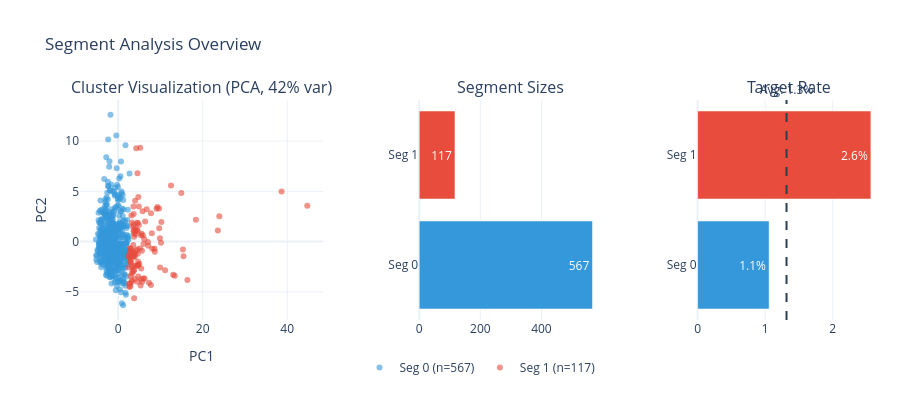

Write notebook code for a chart like this one.
### Markdown cell above
## 5.7 Segmentation Analysis

Should we build **separate models per customer segment** or a **single unified model**? This analysis provides evidence-based metrics to make that decision.

**Key Decision Metrics:**

| Metric | What It Measures | Good Value |
|--------|------------------|------------|
| **Silhouette Score** | Cluster cohesion (how tight) & separation (how different) | > 0.25 |
| **Target Variance** | How much target rates differ across segments | > 0.15 |
| **Segment Balance** | Size distribution across segments | > 0.3 ratio |
| **EPV per Segment** | Events-per-variable for reliable modeling | > 10 |

**Interpretation Guide:**
- **Silhouette > 0.5**: Strong natural clustering - segments are distinct
- **Silhouette 0.25-0.5**: Reasonable structure - segments somewhat distinct  
- **Silhouette < 0.25**: Weak structure - data is relatively homogeneous
- **Silhouette < 0**: Overlapping clusters - segmentation not supported

### Code cell
# Segmentation Analysis on Primary Entity Dataset
from customer_retention.stages.temporal import load_data_with_snapshot_preference

print("=" * 70)
print("SEGMENTATION ANALYSIS")
print("=" * 70)

segment_analyzer = SegmentAnalyzer()
capacity_analyzer = FeatureCapacityAnalyzer()

# Consistent color palette: Segment 0=blue, 1=red, 2=green, 3=purple, etc.
SEGMENT_COLORS = {
    0: '#3498db',  # Blue
    1: '#e74c3c',  # Red
    2: '#2ecc71',  # Green
    3: '#9b59b6',  # Purple
    4: '#f39c12',  # Orange
    5: '#1abc9c',  # Teal
    6: '#e67e22',  # Dark Orange
}

if multi.primary_entity_dataset:
    primary_info = multi.datasets[multi.primary_entity_dataset]
    primary_findings = manager.load_findings(multi.primary_entity_dataset)

    if primary_findings:
        # Load the primary dataset from snapshot (not source) to get correct column names
        primary_df, data_source = load_data_with_snapshot_preference(primary_findings, output_dir=str(FINDINGS_DIR))
        print(f"   Loaded from: {data_source}")

        # Get numeric features for clustering (exclude temporal metadata)
        from customer_retention.stages.temporal import TEMPORAL_METADATA_COLS
        numeric_features = [
            name for name, col in primary_findings.columns.items()
            if col.inferred_type in [ColumnType.NUMERIC_CONTINUOUS, ColumnType.NUMERIC_DISCRETE]
            and name != primary_info.target_column
            and name not in TEMPORAL_METADATA_COLS
        ]

        print(f"\n📊 Dataset: {multi.primary_entity_dataset}")
        print(f"   Total Samples: {len(primary_df):,}")
        print(f"   Numeric Features: {len(numeric_features)}")
        print(f"   Target Column: {primary_info.target_column}")

        # Run full segmentation analysis using framework
        analysis = segment_analyzer.run_full_analysis(
            primary_df,
            feature_cols=numeric_features,
            target_col=primary_info.target_column,
            max_segments=5,
            dim_reduction=DimensionReductionMethod.PCA,
        )
        m = analysis.metrics  # Shorthand for metrics

        # ============================================================
        # KEY DECISION METRICS
        # ============================================================
        print("\n" + "=" * 70)
        print("📊 CLUSTERING DECISION METRICS")
        print("=" * 70)

        print(f"""
┌─────────────────────────────────────────────────────────────────────┐
│  METRIC                          │  VALUE      │  INTERPRETATION    │
├──────────────────────────────────┼─────────────┼────────────────────┤
│  Silhouette Score (cohesion)     │  {m.silhouette_score:+.3f}      │  {m.silhouette_interpretation:<18} │
│  Target Rate Variance            │  {f'{m.target_variance_ratio:.3f}' if m.target_variance_ratio else 'N/A':>11} │  {m.target_variance_interpretation:<18} │
│  Optimal Segments Found          │  {m.n_segments}           │  {m.segments_interpretation:<18} │
│  Overall Confidence              │  {m.confidence:.0%}         │  {m.confidence_interpretation:<18} │
└──────────────────────────────────┴─────────────┴────────────────────┘""")

        print(f"\n🎯 RECOMMENDATION: {m.recommendation.upper().replace('_', ' ')}")
        print("\n📋 Supporting Evidence:")
        for r in m.rationale:
            print(f"   • {r}")

        # ============================================================
        # SEGMENT PROFILES
        # ============================================================
        print("\n" + "=" * 70)
        print("📊 SEGMENT PROFILES")
        print("=" * 70 + "\n")

        segment_data = [{
            "Segment": f"Segment {p.segment_id}",
            "N (count)": f"{p.size:,}",
            "% of Total": f"{p.size_pct:.1f}%",
            "Target Rate": f"{p.target_rate:.1%}" if p.target_rate is not None else "N/A",
            "Viable for ML": "✓" if p.size >= 100 else "⚠️"
        } for p in analysis.profiles]
        display(pd.DataFrame(segment_data))

        sd = analysis.size_distribution
        print("\n📊 Size Distribution:")
        print(f"   Total datapoints: {sd['total']:,}")
        print(f"   Smallest segment: {sd['min_size']:,} ({sd['min_pct']:.1f}%)")
        print(f"   Largest segment: {sd['max_size']:,} ({sd['max_pct']:.1f}%)")
        print(f"   Balance ratio: {sd['balance_ratio']:.2f} (1.0 = perfectly balanced)")

        # ============================================================
        # CLUSTER VISUALIZATION
        # ============================================================
        if analysis.has_visualization:
            viz = analysis.visualization
            seg_result = analysis.segmentation_result

            fig = make_subplots(
                rows=1, cols=3,
                subplot_titles=(
                    f"Cluster Visualization (PCA, {viz.explained_variance_ratio:.0%} var)"
                    if viz.explained_variance_ratio else "Cluster Visualization (PCA)",
                    "Segment Sizes", "Target Rate"
                ),
                horizontal_spacing=0.12,
                column_widths=[0.4, 0.3, 0.3]
            )

            unique_labels = sorted(set(seg_result.labels[seg_result.labels >= 0]))

            # Scatter plot - consistent colors by segment ID
            for label in unique_labels:
                mask = seg_result.labels == label
                color = SEGMENT_COLORS.get(label, '#888888')
                profile = next((p for p in analysis.profiles if p.segment_id == label), None)
                name = f"Seg {label} (n={profile.size:,})" if profile else f"Seg {label}"
                fig.add_trace(go.Scatter(
                    x=viz.x[mask], y=viz.y[mask], mode='markers',
                    marker=dict(color=color, size=6, opacity=0.6),
                    name=name, hovertemplate=f"{name}<br>PC1: %{{x:.2f}}<br>PC2: %{{y:.2f}}<extra></extra>"
                ), row=1, col=1)

            # Short labels for bar charts (avoid overlap)
            bar_labels = [f"Seg {p.segment_id}" for p in analysis.profiles]
            sizes = [p.size for p in analysis.profiles]
            bar_colors = [SEGMENT_COLORS.get(p.segment_id, '#888888') for p in analysis.profiles]

            # Size bars - numbers inside
            fig.add_trace(go.Bar(
                y=bar_labels, x=sizes, orientation='h',
                marker_color=bar_colors,
                text=[f"{s:,}" for s in sizes],
                textposition='inside', textfont=dict(color='white'),
                showlegend=False,
                hovertemplate="Segment %{y}<br>Count: %{x:,}<extra></extra>"
            ), row=1, col=2)

            # Target rates - consistent segment colors, numbers inside
            if all(p.target_rate is not None for p in analysis.profiles):
                rates = [p.target_rate * 100 for p in analysis.profiles]
                fig.add_trace(go.Bar(
                    y=bar_labels, x=rates, orientation='h',
                    marker_color=bar_colors,  # Same colors as size chart
                    text=[f"{r:.1f}%" for r in rates],
                    textposition='inside', textfont=dict(color='white'),
                    showlegend=False,
                    hovertemplate="Segment %{y}<br>Target: %{x:.1f}%<extra></extra>"
                ), row=1, col=3)
                overall = sum(p.target_rate * p.size for p in analysis.profiles) / sd['total'] * 100
                fig.add_vline(x=overall, line_dash="dash", line_color="#2c3e50",
                             annotation_text=f"Avg: {overall:.1f}%", annotation_position="top", row=1, col=3)

            fig.update_layout(
                title="Segment Analysis Overview",
                height=400,
                template="plotly_white",
                legend=dict(
                    orientation="h",
                    yanchor="top",
                    y=-0.15,
                    xanchor="center",
                    x=0.5
                ),
                margin=dict(r=20, b=80)
            )
            fig.update_xaxes(title_text="PC1", row=1, col=1)
            fig.update_yaxes(title_text="PC2", row=1, col=1)
            display_figure(fig)

            print("\n📈 CLUSTER VISUALIZATION:")
            print(f"   Method: PCA | Variance Explained: {viz.explained_variance_ratio:.1%}" if viz.explained_variance_ratio else "   Method: PCA")
            print("   Colors: Seg 0=Blue, Seg 1=Red, Seg 2=Green, Seg 3=Purple")

        # ============================================================
        # EPV CAPACITY ANALYSIS
        # ============================================================
        if m.n_segments > 1 and primary_info.target_column:
            print("\n" + "=" * 70)
            print("💡 SEGMENT CAPACITY ANALYSIS (EPV Check)")
            print("=" * 70)

            primary_df['_segment'] = analysis.segmentation_result.labels
            capacity = capacity_analyzer.analyze_segment_capacity(
                primary_df[primary_df['_segment'] >= 0],
                feature_cols=numeric_features,
                target_col=primary_info.target_column,
                segment_col='_segment'
            )
            primary_df.drop('_segment', axis=1, inplace=True)

            print(f"\n🎯 Strategy: {capacity.recommended_strategy.upper()}")
            print(f"   Reason: {capacity.strategy_reason}")
            if capacity.viable_segments:
                print(f"\n   ✅ Viable segments: {capacity.viable_segments}")
            if capacity.insufficient_segments:
                print(f"   ⚠️ Insufficient segments: {capacity.insufficient_segments}")

            # Store in findings
            multi.notes.update({
                'segmentation_recommendation': m.recommendation,
                'segmentation_confidence': m.confidence,
                'segmentation_silhouette': m.silhouette_score,
                'segment_count': m.n_segments,
                'segment_strategy': capacity.recommended_strategy,
                'segment_sizes': {f"segment_{p.segment_id}": p.size for p in analysis.profiles}
            })

            # Initialize bronze layer if not already done
            if registry.bronze is None:
                registry.init_bronze(primary_info.source_path)

            # Persist segmentation strategy to registry
            registry.add_bronze_segmentation_strategy(
                strategy=m.recommendation,
                confidence=m.confidence,
                n_segments=m.n_segments,
                silhouette_score=m.silhouette_score,
                rationale="; ".join(m.rationale[:3]),
                source_notebook="05_multi_dataset"
            )
            print(f"\n✅ Persisted segmentation strategy to registry: {m.recommendation}")

        # ============================================================
        # DECISION SUMMARY
        # ============================================================
        print("\n" + "=" * 70)
        print("📋 SEGMENTATION DECISION SUMMARY")
        print("=" * 70)
        print(f"\n{analysis.get_decision_summary()}")

else:
    print("\n⚠️ No primary entity dataset detected.")

### Figure 1 — Plotly figure (JSON) as saved in the notebook; plotly's stock layout.template omitted (floating-point values rounded to 4 significant figures; data arrays with more than 128 entries replaced by an {"elided": "..."} marker saying what was removed)
{"data": [{"hovertemplate": "Seg 0 (n=567)<br>PC1: %{x:.2f}<br>PC2: %{y:.2f}<extra></extra>", "marker": {"color": "#3498db", "opacity": 0.6, "size": 6}, "mode": "markers", "name": "Seg 0 (n=567)", "type": "scatter", "x": {"elided": "567 float values"}, "xaxis": "x", "y": {"elided": "567 float values"}, "yaxis": "y"}, {"hovertemplate": "Seg 1 (n=117)<br>PC1: %{x:.2f}<br>PC2: %{y:.2f}<extra></extra>", "marker": {"color": "#e74c3c", "opacity": 0.6, "size": 6}, "mode": "markers", "name": "Seg 1 (n=117)", "type": "scatter", "x": [4.729, 8.073, 3.63, 4.548, 4.486, 9.675, 11.11, 4.491, 15.32, 3.803, 5.572, 6.378, 7.756, 2.868, 2.539, 2.309, 3.904, 44.75, 3.005, 4.272, 5.679, 13.0, 2.821, 23.59, 23.94, 9.713, 3.302, 3.572, 16.38, 5.42, 5.995, 8.611, 3.303, 18.39, 3.409, 7.045, 9.883, 5.172, 3.773, 7.761, 3.214, 4.894, 3.758, 4.095, 4.998, 4.649, 38.66, 5.389, 2.739, 5.838, 5.641, 4.784, 4.268, 4.048, 3.251, 7.282, 5.309, 4.151, 14.95, 3.767, 4.619, 9.903, 2.745, 4.747, 4.623, 6.002, 3.577, 7.957, 2.922, 4.574, 4.752, 3.207, 2.866, 7.117, 2.724, 3.791, 4.006, 4.105, 4.475, 3.273, 10.22, 2.795, 3.538, 4.009, 3.096, 15.46, 4.89, 3.631, 3.452, 5.469, 4.653, 2.804, 3.479, 6.247, 8.666, 4.612, 5.784, 9.283, 3.77, 2.685, 13.4, 6.737, 2.948, 3.253, 3.962, 3.764, 12.51, 6.166, 3.616, 2.804, 10.13, 2.608, 3.125, 3.679, 5.215, 3.679, 9.08], "xaxis": "x", "y": [-2.005, -0.7007, 1.03, -3.985, 1.878, 3.291, -2.848, -0.7518, -0.7844, -1.434, 0.7894, 1.996, -4.323, -2.022, -2.574, -1.459, -1.555, 3.555, -1.381, 9.273, -3.99, -3.305, -0.6907, 1.109, 2.522, 1.32, -1.004, -2.453, -3.823, -3.754, -0.2487, -0.7052, -2.521, 2.171, -2.989, -0.04907, 0.3237, -0.686, -5.637, 2.813, -0.8952, 1.658, -2.795, 0.7229, -2.236, -2.394, 4.977, 0.6418, -1.149, 0.6167, -0.8991, 4.424, -0.8879, 1.319, -3.17, -4.095, -4.366, 1.091, 4.837, 1.183, 1.857, -2.585, -0.9816, -2.283, 1.062, -3.662, -0.3316, 0.8243, -0.6663, 6.805, -3.48, -3.878, -4.428, -0.4242, -1.578, -1.144, 4.054, -1.18, 1.142, -3.996, 1.957, -1.56, -1.406, -2.392, -2.031, -1.468, 3.483, 1.691, 1.5, -2.679, -1.216, -1.944, -1.454, -3.658, -1.003, -2.376, 3.026, 3.429, 0.789, -4.514, -3.399, 3.218, -3.421, 1.904, -3.71, 0.4742, 5.58, 0.2566, 3.482, -4.173, -0.1139, -4.202, 2.597, -2.957, 9.327, 2.757, 3.258], "yaxis": "y"}, {"hovertemplate": "Segment %{y}<br>Count: %{x:,}<extra></extra>", "marker": {"color": ["#3498db", "#e74c3c"]}, "orientation": "h", "showlegend": false, "text": ["567", "117"], "textfont": {"color": "white"}, "textposition": "inside", "type": "bar", "x": [567, 117], "xaxis": "x2", "y": ["Seg 0", "Seg 1"], "yaxis": "y2"}, {"hovertemplate": "Segment %{y}<br>Target: %{x:.1f}%<extra></extra>", "marker": {"color": ["#3498db", "#e74c3c"]}, "orientation": "h", "showlegend": false, "text": ["1.1%", "2.6%"], "textfont": {"color": "white"}, "textposition": "inside", "type": "bar", "x": [1.058, 2.564], "xaxis": "x3", "y": ["Seg 0", "Seg 1"], "yaxis": "y3"}], "layout": {"annotations": [{"font": {"size": 16}, "showarrow": false, "text": "Cluster Visualization (PCA, 42% var)", "x": 0.152, "xanchor": "center", "xref": "paper", "y": 1.0, "yanchor": "bottom", "yref": "paper"}, {"font": {"size": 16}, "showarrow": false, "text": "Segment Sizes", "x": 0.538, "xanchor": "center", "xref": "paper", "y": 1.0, "yanchor": "bottom", "yref": "paper"}, {"font": {"size": 16}, "showarrow": false, "text": "Target Rate", "x": 0.886, "xanchor": "center", "xref": "paper", "y": 1.0, "yanchor": "bottom", "yref": "paper"}, {"showarrow": false, "text": "Avg: 1.3%", "x": 1.316, "xanchor": "center", "xref": "x3", "y": 1, "yanchor": "bottom", "yref": "y3 domain"}], "height": 400, "legend": {"orientation": "h", "x": 0.5, "xanchor": "center", "y": -0.15, "yanchor": "top"}, "margin": {"b": 80, "r": 20}, "shapes": [{"line": {"color": "#2c3e50", "dash": "dash"}, "type": "line", "x0": 1.316, "x1": 1.316, "xref": "x3", "y0": 0, "y1": 1, "yref": "y3 domain"}], "title": {"text": "Segment Analysis Overview"}, "xaxis": {"anchor": "y", "domain": [0.0, 0.304], "title": {"text": "PC1"}}, "xaxis2": {"anchor": "y2", "domain": [0.424, 0.652]}, "xaxis3": {"anchor": "y3", "domain": [0.772, 1.0]}, "yaxis": {"anchor": "x", "domain": [0.0, 1.0], "title": {"text": "PC2"}}, "yaxis2": {"anchor": "x2", "domain": [0.0, 1.0]}, "yaxis3": {"anchor": "x3", "domain": [0.0, 1.0]}}}
